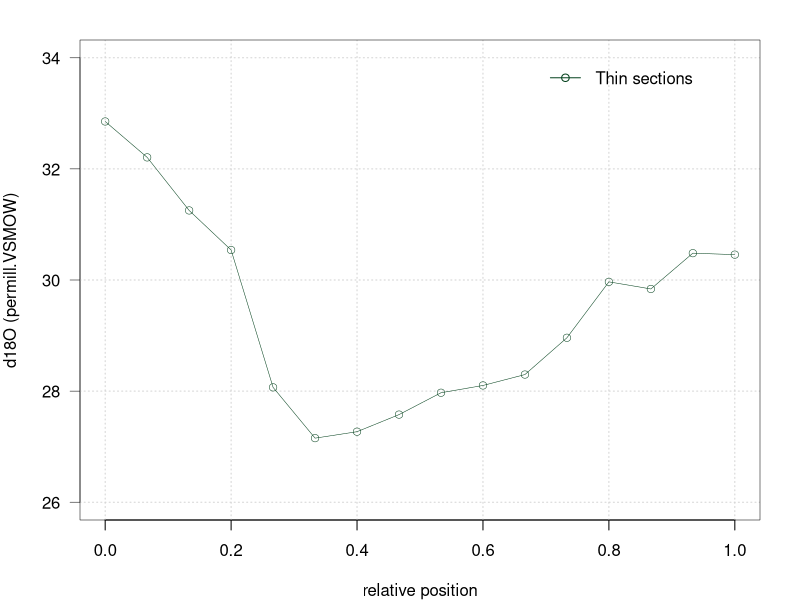
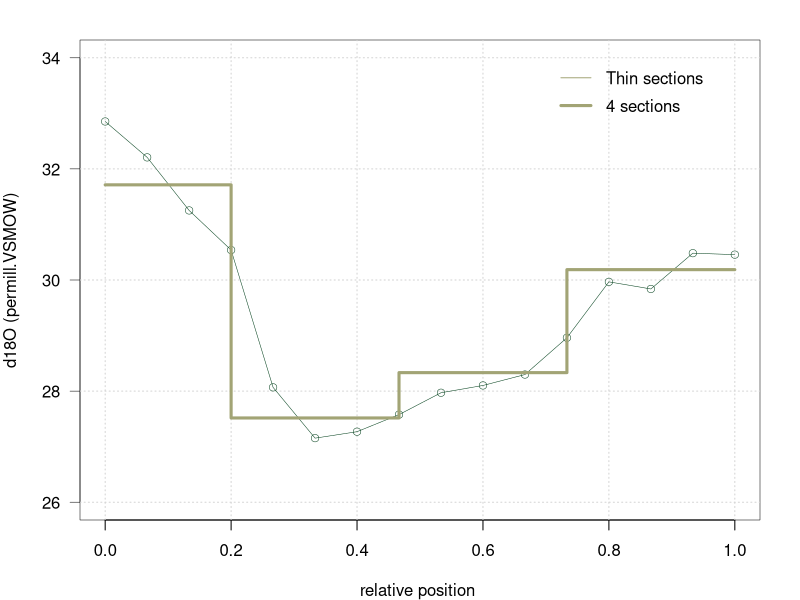
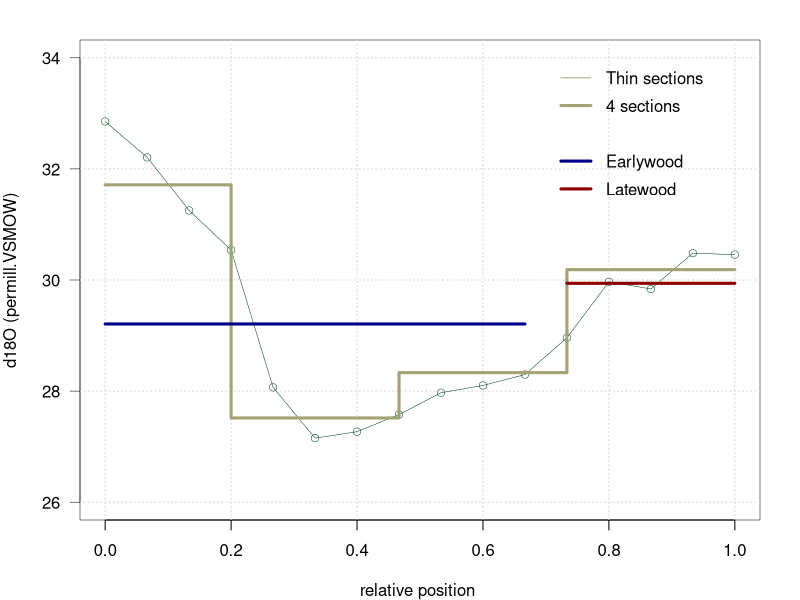
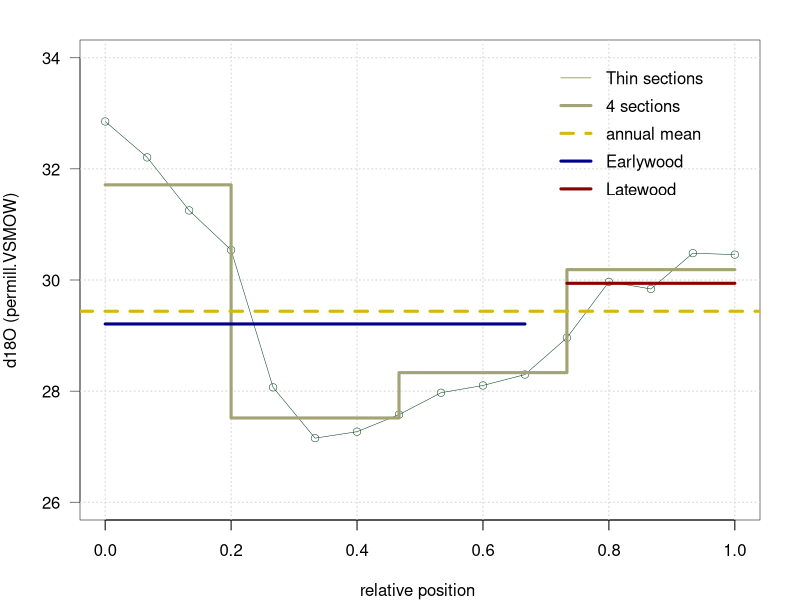
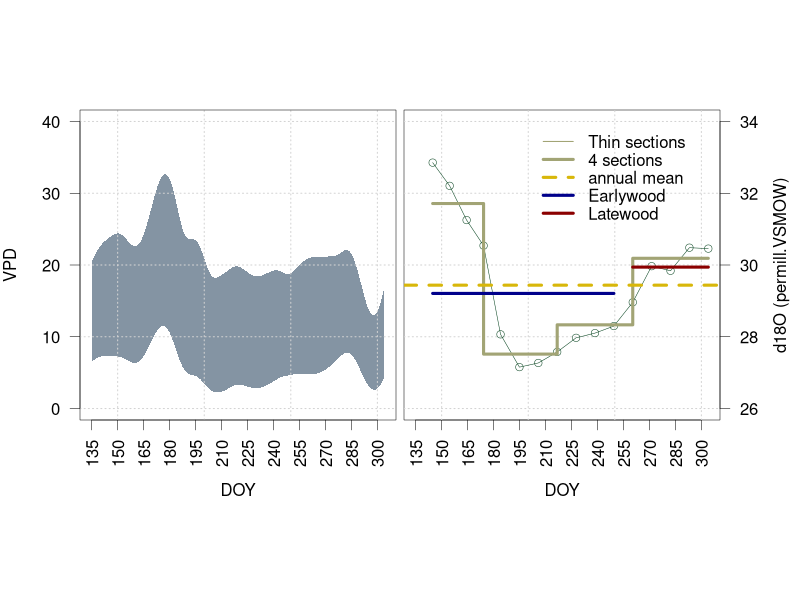
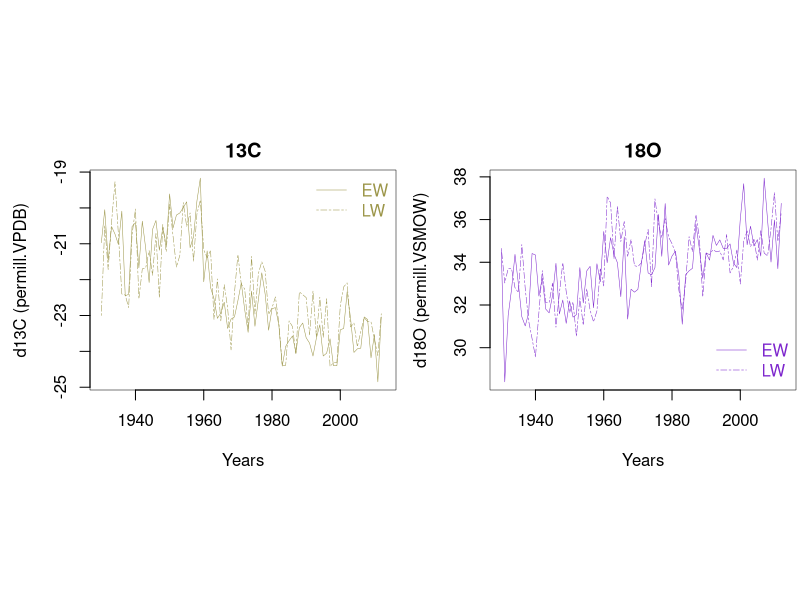
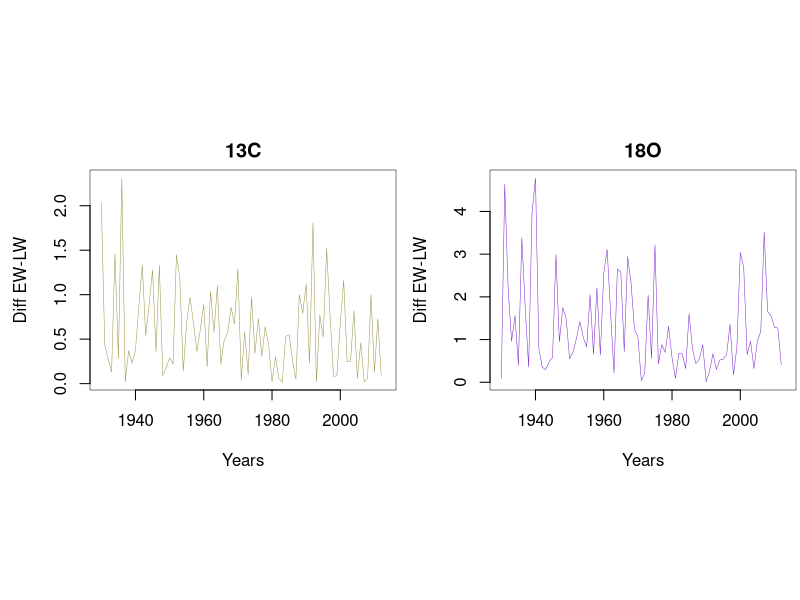
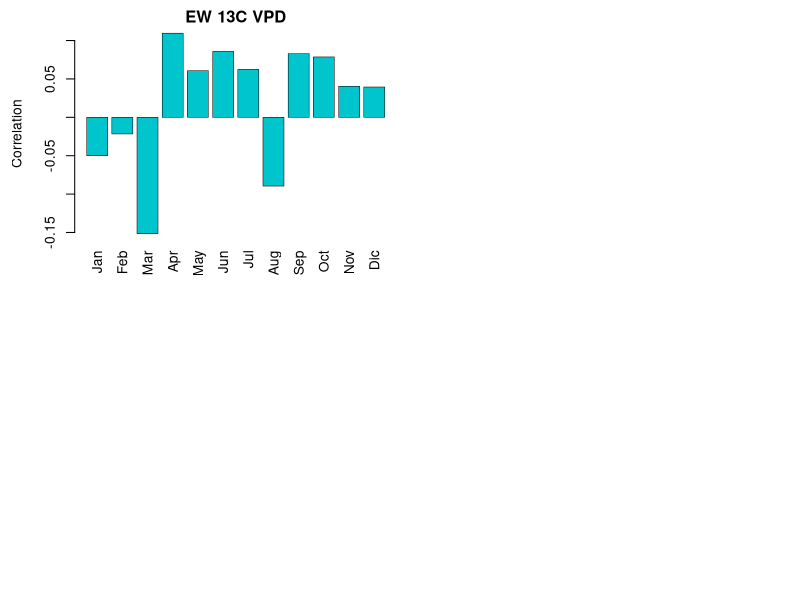

These charts were generated, in order, by the following R code: (Note: this script raises an error after producing the figures.)
## ---- chunk 1
# Read the high resolution 18O data for 1998.
HEL_98 <- read.csv("Data_Notebook5_part1/high_res_HEL_1998.csv") [,c(2,3,8)]
# color vector for plots
colb1 <- c("#D8B70A","#02401B","#A2A475","#D67236") 
## ---- chunk 2
par(mar=c(4,4,2,2),lwd=0.5)
plot(HEL_98[,3], HEL_98[,2], type="n", ylim=c(26,34), xlim=c(0,1), axes=F, xlab = "relative position", ylab = "d18O (permill.VSMOW)")
axis(1)
axis(2,lwd=0.5,las=2)
grid(lwd=1)
box()
lines( HEL_98[,3],HEL_98[,2], type="o",col=colb1[2],lwd=0.5, pch=1)
legend(x = 0.7, y = 34, legend = "Thin sections", col=colb1[2] , bty = "n",lwd=1,lty=1,pch = 1)
## ---- chunk 3
# select the sections per quarter
p25<- round(0.25*nrow(HEL_98),0)
p50<- round(0.50*nrow(HEL_98),0)
p75<- round(0.75*nrow(HEL_98),0)
p100<- round(1*nrow(HEL_98),0)
HEL_98_quarter  <- c(rep(mean(HEL_98[,2][1:p25], na.rm = T),length(1:p25)),
                  rep(mean(HEL_98[,2][(1+p25):p50], na.rm = T),length((1+p25):p50)),
                  rep(mean(HEL_98[,2][(1+p50):p75], na.rm = T),length((1+p50):p75)),
                  rep(mean(HEL_98[,2][(1+p75):p100], na.rm = T),length((1+p75):p100)))
## ---- chunk 4
par(mar=c(4,4,2,2),lwd=0.5)
plot(HEL_98[,3], HEL_98[,2], type="n", ylim=c(26,34), xlim=c(0,1), axes=F, xlab = "relative position ", ylab = "d18O (permill.VSMOW)");box()
axis(1)
axis(2,lwd=0.5,las=2)
grid(lwd=1)
lines( HEL_98[,3],HEL_98[,2], type="o",col=colb1[2],lwd=0.5, pch=1)
legend(x = 0.7, y = 34, legend = "Thin sections", col=colb1[3] , bty = "n",lwd=1)
# add the values of the quarters (equally distanced thin sections)
lines( HEL_98[,3],HEL_98_quarter, type="S",col=colb1[3],lwd=3)
legend(x = 0.7, y = 33.5, legend = "4 sections", col=colb1[3] , bty = "n",lwd=3)
## ---- chunk 5
#  We can estimate a % of EW and LW from total thin sections measurements as follows:
EW_1998 <- mean(HEL_98[,2][1:11], na.rm = T)
LW_1998 <- mean(HEL_98[,2][12:16], na.rm = T)
## ---- chunk 6
par(mar=c(4,4,2,2),lwd=0.5)
plot(HEL_98[,3], HEL_98[,2], type="n", ylim=c(26,34), xlim=c(0,1), axes=F, xlab = "relative position ", ylab = "d18O (permill.VSMOW)");box()
axis(1)
axis(2,lwd=0.5,las=2)
grid(lwd=1)
lines( HEL_98[,3],HEL_98[,2], type="o",col=colb1[2],lwd=0.5, pch=1)
legend(x = 0.7, y = 34, legend = "Thin sections", col=colb1[3] , bty = "n",lwd=1)
# add the values of the quarters (equally distanced thin sections)
lines( HEL_98[,3],HEL_98_quarter, type="S",col=colb1[3],lwd=3)
legend(x = 0.7, y = 33.5, legend = "4 sections", col=colb1[3] , bty = "n",lwd=3)
# Add the values EW and LW 
lines(HEL_98[,3][1:11], rep(EW_1998, 11),type="s",col="darkblue",lwd=3  )#EW
legend(x = 0.7, y = 32.5, legend = "Earlywood", col="darkblue" , bty = "n",lwd=3)
lines(HEL_98[,3][12:16], rep(LW_1998, 5),type="s",col="darkred",lwd=3  )#LW
legend(x = 0.7, y = 32, legend = "Latewood", col="darkred" , bty = "n",lwd=3)
## ---- chunk 7
#Here you will need to estimate the  average of the ring based on the thin sections provided.
# example 
HEL_98_complete <- mean(HEL_98[,2])
## ---- chunk 8
par(mar=c(4,4,2,2),lwd=0.5)
plot(HEL_98[,3], HEL_98[,2], type="n", ylim=c(26,34), xlim=c(0,1), axes=F, xlab = "relative position ", ylab = "d18O (permill.VSMOW)");box()
axis(1)
axis(2,lwd=0.5,las=2)
grid(lwd=1)
lines( HEL_98[,3],HEL_98[,2], type="o",col=colb1[2],lwd=0.5, pch=1)
legend(x = 0.7, y = 34, legend = "Thin sections", col=colb1[3] , bty = "n",lwd=1)
# add the values of the quarters (equally distanced thin sections)
lines( HEL_98[,3],HEL_98_quarter, type="S",col=colb1[3],lwd=3)
legend(x = 0.7, y = 33.5, legend = "4 sections", col=colb1[3] , bty = "n",lwd=3)
# Add the values EW and LW 
lines(HEL_98[,3][1:11], rep(EW_1998, 11),type="s",col="darkblue",lwd=3  )#EW
legend(x = 0.7, y = 32.5, legend = "Earlywood", col="darkblue" , bty = "n",lwd=3)
lines(HEL_98[,3][12:16], rep(LW_1998, 5),type="s",col="darkred",lwd=3  )#LW
legend(x = 0.7, y = 32, legend = "Latewood", col="darkred" , bty = "n",lwd=3)
# add the annual 18O value
abline(h = HEL_98_complete,col=colb1[1],lwd=3,lty=2)
legend(x = 0.7, y = 33, legend = "annual mean", col=colb1[1] , bty = "n",lwd=3,lty=2)
## ---- chunk 9
#read VPD data for this site
VPD_HEL <- read.csv("Data_Notebook5_part1/VPD_1998_1999_HEL.csv" )[,c(2,3,4)]
# Note that the VPD values are reported for Day of the year
par(mar=c(4,4,0.5,0.2),lwd=0.5)
layout(matrix(1:2,nrow = 1, ncol = 2,byrow = T), widths = c(2,2),heights = c(2),respect = TRUE)

#VPD_1998
plot(x = c(1:10),y=c(1:10),xlim = c(135,304), ylim = c(0,40) , type = "n", axes = F, xlab = "DOY", ylab = "VPD")
polygon(x = c(VPD_HEL[,1], rev(VPD_HEL[,1])), y = c(VPD_HEL[,2], rev(VPD_HEL[,3])), border = F, col = rgb(0.2,0.3,0.4,0.6))
axis(1, at = seq(135,304,15),lwd=0.5,las=2)
axis(2,at = seq(0,40, 10), las=2,lwd=0.5)
grid(lwd=1)
box()

# Note that the d18O values are plotted vs  Day of the year
par(mar=c(4,0.2,0.5,4),lwd=0.5)
plot(HEL_98[,1], HEL_98[,2], type="n", ylim=c(26,34), xlim=c(135,304), axes=F, xlab = "DOY", ylab = "");box()
  axis(1, at = seq(135,304,15),lwd=0.5,las=2)
  axis(4,lwd=0.5,las=2)
  grid(lwd=1)
lines( HEL_98[,1],HEL_98[,2], type="o",col=colb1[2],lwd=0.5, pch=1)
  legend(x = 200, y = 34, legend = "Thin sections", col=colb1[3] , bty = "n",lwd=1)
# add the values of the quarters (equally distanced thin sections)
lines( HEL_98[,1],HEL_98_quarter, type="S",col=colb1[3],lwd=3)
  legend(x = 200, y = 33.5, legend = "4 sections", col=colb1[3] , bty = "n",lwd=3)
# Add the values EW and LW 
lines(HEL_98[,1][1:11], rep(EW_1998, 11),type="s",col="darkblue",lwd=3  )#EW
  legend(x = 200, y = 32.5, legend = "Earlywood", col="darkblue" , bty = "n",lwd=3)
lines(HEL_98[,1][12:16], rep(LW_1998, 5),type="s",col="darkred",lwd=3  )#LW
  legend(x = 200, y = 32, legend = "Latewood", col="darkred" , bty = "n",lwd=3)
# add the annual 18O value
abline(h = HEL_98_complete,col=colb1[1],lwd=3,lty=2)
  legend(x = 200, y = 33, legend = "annual mean", col=colb1[1] , bty = "n",lwd=3,lty=2)
mtext("d18O (permill.VSMOW)",side = 4, line = 2.5)
## ---- chunk 10
RCP_iso <- read.csv("Data_Notebook5_part2/RCP_Isotope_data_EW_LW.csv")[,c(2:5)]
EW.13C <- ts(RCP_iso[,1], start=1930, frequency=1)
LW.13C <- ts(RCP_iso[,2], start=1930, frequency=1)
EW.18O <- ts(RCP_iso[,3], start=1930, frequency=1)
LW.18O <- ts(RCP_iso[,4], start=1930, frequency=1)
## ---- chunk 11
par(mar=c(4,4.5,2,0.2))
layout(matrix(1:2,nrow = 1, ncol = 2,byrow = T), widths = c(2,2),heights = c(1.7,1.7),respect = TRUE)
ts.plot(EW.13C,ylab="d13C (permill.VPDB)",xlab="Years", col="#9C964A",main="13C")
lines(LW.13C,col="#9C964A", lty=6)
legend("topright", c("EW","LW"), lty=c(1,6), col=c("#9C964A","#9C964A"), text.col =c("#9C964A","#9C964A"), bty = "n")
ts.plot(EW.18O,ylab="d18O (permill.VSMOW)",xlab="Years", col="purple3",main="18O")
lines(LW.18O,col="purple3", lty=6)
legend("bottomright", c("EW","LW"), lty=c(1,6), col=c("purple3","purple3"), text.col =c("purple3","purple3"), bty = "n")
## ---- chunk 12
# First  calculate the difference between EW and LW for each isotope
diff.13C <- abs(LW.13C-EW.13C)
diff.18O <- abs(LW.18O-EW.18O)
## ---- chunk 13
par(mar=c(4,4.5,2,0.2))
layout(matrix(1:2,nrow = 1, ncol = 2,byrow = T), widths = c(2,2),heights = c(1.7,1.7),respect = TRUE)
ts.plot(diff.13C,ylab="Diff EW-LW",xlab="Years", col="#9C964A",main="13C")
ts.plot(diff.18O,ylab="Diff EW-LW",xlab="Years", col="purple3",main="18O")
## ---- chunk 14
# Read climate variables: VPD and precipitation. These data are from PRISM and cover the period from 1895-2015
RCP.vpd <- ts((read.csv("Data_Notebook5_part2/RCP_VPD_prism(monthly_1895_2015).csv")[,c(2:13)]), start=1895, frequency=1)
RCP.pcp <- ts((read.csv("Data_Notebook5_part2/RCP_precipitation_(mm)_1901-2012.csv")[,c(2:13)]), start=1901, frequency=1)
# Note that you need to subset the climate data for the period of the tree ring record (1930-2012)
## ---- chunk 15
# you can use monthly averages to look at seasonal patterns of VPD and PCP (barplot)
## ---- chunk 16
# For VPD
EW.13C.vpd <- ts.union(EW.13C,RCP.vpd)
LW.13C.vpd <- ts.union(LW.13C,RCP.vpd)
EW.18O.vpd <- ts.union(EW.18O,RCP.vpd)
EW.18O.vpd <- ts.union(EW.18O,RCP.vpd)

# For Precipitation
EW.13C.pcp <- ts.union(EW.13C,RCP.pcp)
LW.13C.pcp <- ts.union(LW.13C,RCP.pcp)
EW.18O.pcp <- ts.union(EW.18O,RCP.pcp)
EW.18O.pcp <- ts.union(EW.18O,RCP.pcp)

## ---- chunk 17
# here is an example for EW13C and VPD including renaming the columns for better plots
correl.EW.13C.vpd <- cor(EW.13C.vpd,use="p"); colnames(correl.EW.13C.vpd) <- c("EW.13C", colnames(RCP.vpd))
# repeat these steps for the other tree ring subdivisions and climate variables
## ---- chunk 18
# here is a skeleton for a plot that includes only EW13C and VPD
# you will need to add the plots for other variables. 
layout(matrix(1:4,nrow = 2, ncol = 2,byrow = F), widths = c(4,4,4,4),heights = c(3,3,3,3),respect = TRUE)
barplot(correl.EW.13C.vpd[1,2:13],las=3,col=c("turquoise3"),ylab="Correlation", main="EW 13C VPD")
# add other subdivisions
# You can repeat the plot for precipitations
## ---- chunk 19
# Combine matrices
diff.13C.vpd <- ts.union(diff.13C, RCP.vpd)
diff.18O.vpd <- ts.union(diff.18O, RCP.vpd)

diff.13C.pcp <- ts.union(diff.13C, RCP.pcp)
diff.18O.pcp <- ts.union(diff.18O, RCP.pcp)

# run correlations
corr.diff.13C.vpd <- cor(diff.13C.vpd,use="p"); colnames(corr.diff.13C.vpd) <- c("diff.13C", colnames(RCP.vpd))
corr.diff.18O.vpd <- cor(diff.18O.vpd,use="p"); colnames(corr.diff.18O.vpd) <- c("diff.18O", colnames(RCP.vpd))

corr.diff.13C.pcp <- cor(diff.13C.pcp,use="p"); colnames(corr.diff.13C.pcp) <- c("diff.13C", colnames(RCP.vpd))
corr.diff.18O.pcp <- cor(diff.18O.pcp,use="p"); colnames(corr.diff.18O.pcp) <- c("diff.18O", colnames(RCP.vpd))
## ---- chunk 20
# here is one example
corr.diff.13C.vpd [1,2:13]
## ---- chunk 21
# here is an example with MAY VPD 
linear.diff.13C.vpd <- lm(diff.13C~ RCP.vpd[,"May"])
